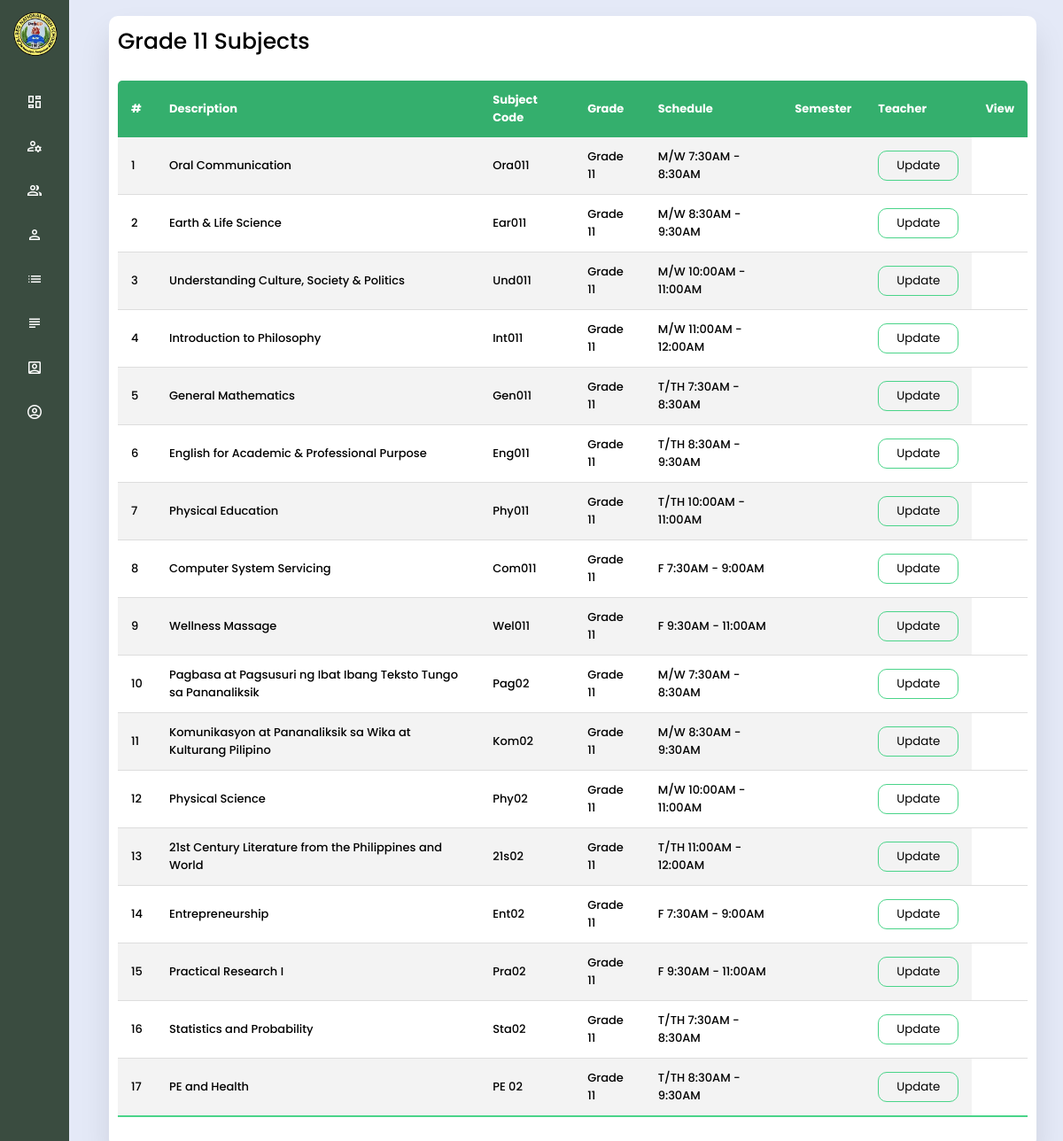
The app's page /superAdmin/sg11.php with its own data.
### tables this page shows
CREATE TABLE `tblsubjlist` (
  `id` int(11) NOT NULL,
  `subj` varchar(255) NOT NULL,
  `subjcode` varchar(200) NOT NULL,
  `sstaus` varchar(255) NOT NULL,
  `semester` varchar(255) NOT NULL,
  `sched` varchar(255) NOT NULL,
  `room` varchar(255) NOT NULL,
  `teacher` varchar(255) NOT NULL
);

### superAdmin/sg11.php (the view, shortened to what this page needs)
<?php
  include "../includes/database.php";
?>
<!DOCTYPE html>
<html lang="en">
<head>
    <link rel="stylesheet" href="../assets/css/navContainer.css">
    <link rel="stylesheet" href="../assets/css/style2.css">
    <link rel="stylesheet" href="../assets/css/style3.css">
</head>
<body>
  <?php include 'includes/sideMenu.php';?>
  <section class="home-section">
  <section class="historyLog">
    <div class="history-list">
    <span class="allTeacher">Grade 11 Subjects</span>
        <table class="table">
            <thead>
                <thead>
                    <tr>
                        <th>#</th>
                        <th>Description</th>
                        <th>Subject Code</th>
                        <th>Grade</th>
                        <th>Schedule</th>
                        <th>Semester</th>
                        <th>Teacher</th>
                        <th>View</th>
                    </tr>
                </thead>
                <tbody>
                    <?php
                        $ret=mysqli_query($conn,"SELECT * from tblsubjlist where sstaus = 'Grade 11'");
                        $cnt=1;
                        while ($row=mysqli_fetch_array($ret)) {
                    ?>
                    <tr>
                    <td data-label="#"><?php echo $cnt;?></td>
                        <td data-label="Description"><?php  echo $row['subj'];?></td>
                        <td data-label="Subject Code"><?php  echo $row['subjcode'];?></td>
                        <td data-label="Grade"><?php  echo $row['sstaus'];?></td>
                        <td data-label="Schedule" class=""><?php  echo $row['sched'];?></td>
                        <td data-label="Teacher"><?php  echo $row['teacher'];?></td>
                        <form action="../superAdmin/updasubj.php" method="POST">
                            <td data-label="Update"><button type="submit" name="view" >Update</button></td>
                        </form>
                    </tr>
                    <?php
                    $cnt=$cnt+1;
                    }?>
            </tbody>
        </table>
    </div>
</section>
  </section>
</body>
</html>

### assets/css/navContainer.css (style rules this page uses)
* { margin: 0; padding: 0; box-sizing: border-box; font-family: 'Poppins', sans-serif; }
body { background: #E4E9F7; }
.home-section { position: relative; left: 260px; width: calc(100% - 260px); transition: all 0.5s ease; font-weight: 500; color: var(--text-color); padding: 8px 0px 8px 15px; }
.allTeacher { font-size: 25px; }
@media (max-width: 1275px) { .sidebar.close ~ .home-section { left: 78px; width: calc(100% - 78px); } }

### assets/css/style3.css (style rules this page uses)
.historyLog { padding: 0 30px; }
.history-list { width: 100%; padding: 10px; margin-top: 10px; background: #fff; border-radius: 10px; overflow-x: auto; box-shadow: 0 20px 35px rgba(0, 0, 0, 0.1); }
.table { border-collapse: collapse; margin: 25px 0; font-size: 15px; min-width: 100%; overflow: hidden; border-radius: 5px 5px 0 0; }
table thead tr { color: #fff; background: #34AF6D; text-align: left; font-weight: bold; font-size: small; width: 100%; }
.table th, .table td { padding: 12px 15px; }
.table tbody tr { border-bottom: 1px solid #ddd; font-size: small; }
.table tbody tr:nth-of-type(odd) { background: #f3f3f3; }
.table tbody tr:last-of-type { border-bottom: 2px solid #4AD489; }
.table button { padding: 6px 20px; border-radius: 10px; cursor: pointer; background: transparent; border: 1px solid #4AD489; }

### records on screen
tblsubjlist: subj "Oral Communication", subjcode "Ora011", sstaus "Grade 11", sched "M/W 7:30AM - 8:30AM"
tblsubjlist: subj "Earth & Life Science", subjcode "Ear011", sstaus "Grade 11", sched "M/W 8:30AM - 9:30AM"
tblsubjlist: subj "Understanding Culture, Society & Politics", subjcode "Und011", sstaus "Grade 11", sched "M/W 10:00AM - 11:00AM"
tblsubjlist: subj "Introduction to Philosophy", subjcode "Int011", sstaus "Grade 11", sched "M/W 11:00AM - 12:00AM"
tblsubjlist: subj "General Mathematics", subjcode "Gen011", sstaus "Grade 11", sched "T/TH 7:30AM - 8:30AM"
tblsubjlist: subj "English for Academic & Professional Purpose", subjcode "Eng011", sstaus "Grade 11", sched "T/TH 8:30AM - 9:30AM"
tblsubjlist: subj "Physical Education", subjcode "Phy011", sstaus "Grade 11", sched "T/TH 10:00AM - 11:00AM"
tblsubjlist: subj "Computer System Servicing", subjcode "Com011", sstaus "Grade 11", sched "F 7:30AM - 9:00AM"
tblsubjlist: subj "Wellness Massage", subjcode "Wel011", sstaus "Grade 11", sched "F 9:30AM - 11:00AM"
tblsubjlist: subj "Pagbasa at Pagsusuri ng Ibat Ibang Teksto Tungo sa Pananaliksik", subjcode "Pag02", sstaus "Grade 11", sched "M/W 7:30AM - 8:30AM"
tblsubjlist: subj "Komunikasyon at Pananaliksik sa Wika at Kulturang Pilipino", subjcode "Kom02", sstaus "Grade 11", sched "M/W 8:30AM - 9:30AM"
tblsubjlist: subj "Physical Science", subjcode "Phy02", sstaus "Grade 11", sched "M/W 10:00AM - 11:00AM"
tblsubjlist: subj "21st Century Literature from the Philippines and World", subjcode "21s02", sstaus "Grade 11", sched "T/TH 11:00AM - 12:00AM"
tblsubjlist: subj "Entrepreneurship", subjcode "Ent02", sstaus "Grade 11", sched "F 7:30AM - 9:00AM"
tblsubjlist: subj "Practical Research I", subjcode "Pra02", sstaus "Grade 11", sched "F 9:30AM - 11:00AM"
tblsubjlist: subj "Statistics and Probability", subjcode "Sta02", sstaus "Grade 11", sched "T/TH 7:30AM - 8:30AM"
tblsubjlist: subj "PE and Health", subjcode "PE 02", sstaus "Grade 11", sched "T/TH 8:30AM - 9:30AM"
